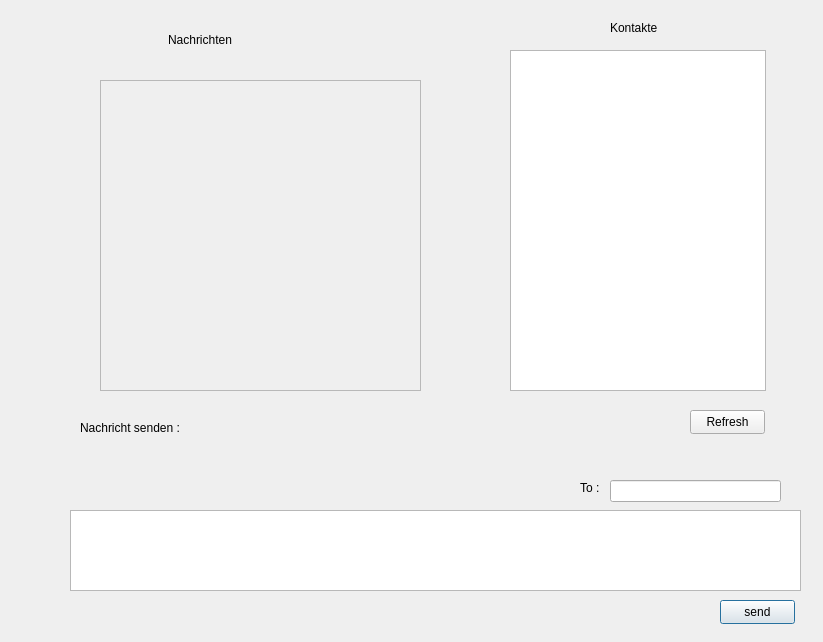
<?xml version="1.0" encoding="UTF-8"?>
<ui version="4.0">
 <class>nachrichten</class>
 <widget class="QDialog" name="nachrichten">
  <property name="geometry">
   <rect>
    <x>0</x>
    <y>0</y>
    <width>823</width>
    <height>642</height>
   </rect>
  </property>
  <property name="windowTitle">
   <string>Dialog</string>
  </property>
  <widget class="QLabel" name="label">
   <property name="geometry">
    <rect>
     <x>168</x>
     <y>30</y>
     <width>121</width>
     <height>20</height>
    </rect>
   </property>
   <property name="text">
    <string>Nachrichten</string>
   </property>
  </widget>
  <widget class="QLabel" name="label_2">
   <property name="geometry">
    <rect>
     <x>610</x>
     <y>20</y>
     <width>81</width>
     <height>16</height>
    </rect>
   </property>
   <property name="text">
    <string>Kontakte</string>
   </property>
  </widget>
  <widget class="QPlainTextEdit" name="plainTextEdit">
   <property name="enabled">
    <bool>true</bool>
   </property>
   <property name="geometry">
    <rect>
     <x>70</x>
     <y>510</y>
     <width>731</width>
     <height>81</height>
    </rect>
   </property>
   <property name="frameShadow">
    <enum>QFrame::Sunken</enum>
   </property>
  </widget>
  <widget class="QPushButton" name="pushButton">
   <property name="geometry">
    <rect>
     <x>720</x>
     <y>600</y>
     <width>75</width>
     <height>24</height>
    </rect>
   </property>
   <property name="text">
    <string>send</string>
   </property>
  </widget>
  <widget class="QLabel" name="label_3">
   <property name="geometry">
    <rect>
     <x>580</x>
     <y>480</y>
     <width>21</width>
     <height>16</height>
    </rect>
   </property>
   <property name="text">
    <string>To :</string>
   </property>
  </widget>
  <widget class="QLineEdit" name="lineEdit">
   <property name="geometry">
    <rect>
     <x>610</x>
     <y>480</y>
     <width>171</width>
     <height>22</height>
    </rect>
   </property>
  </widget>
  <widget class="QLabel" name="label_4">
   <property name="geometry">
    <rect>
     <x>80</x>
     <y>420</y>
     <width>141</width>
     <height>16</height>
    </rect>
   </property>
   <property name="text">
    <string>Nachricht senden : </string>
   </property>
  </widget>
  <widget class="QScrollArea" name="scrollArea_2">
   <property name="geometry">
    <rect>
     <x>100</x>
     <y>80</y>
     <width>321</width>
     <height>311</height>
    </rect>
   </property>
   <property name="widgetResizable">
    <bool>true</bool>
   </property>
   <widget class="QWidget" name="scrollAreaWidgetContents_2">
    <property name="geometry">
     <rect>
      <x>0</x>
      <y>0</y>
      <width>319</width>
      <height>309</height>
     </rect>
    </property>
   </widget>
  </widget>
  <widget class="QListView" name="listView">
   <property name="geometry">
    <rect>
     <x>510</x>
     <y>50</y>
     <width>256</width>
     <height>341</height>
    </rect>
   </property>
  </widget>
  <widget class="QPushButton" name="pushButton_2">
   <property name="geometry">
    <rect>
     <x>690</x>
     <y>410</y>
     <width>75</width>
     <height>24</height>
    </rect>
   </property>
   <property name="text">
    <string>Refresh</string>
   </property>
  </widget>
 </widget>
 <resources/>
 <connections/>
</ui>
